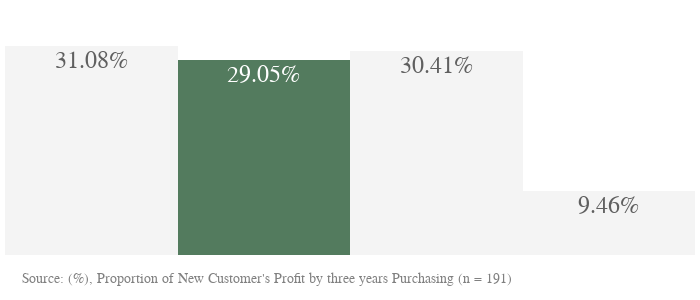

Source (notebook cell):
### Code cell
#Second Filter: Tenure

colors = ['#f3f3f3',] * 5
colors[1] = '#366442' #escuro

age_tenure = data_newC1[(data_newC1['age']>25.0)&(data_newC1['age']<=40.5)]


fig = go.Figure()
fig.add_trace(go.Histogram(
    x=age_tenure.tenure,
    y=age_tenure.past_3_years_bike_related_purchases,
    name='Target', # name used in legend and hover labels
    xbins=dict( # bins used for histogram
        start=age_tenure.tenure.min(),
        end=age_tenure.tenure.max(),
        size=5
    ),
    marker_color=colors,
    opacity=0.85,
    histnorm='percent',
    texttemplate="%{y:.2f}%",
    textfont=dict(family = 'Arial Black',
                  size = 24)
))
fig.update_layout(width=700, 
                  height=300, 
                  margin=dict(l=5,r=5,b=45,t=35,pad=4), 
                  paper_bgcolor="white", 
                  plot_bgcolor='white')

fig.add_annotation(text="Source: (%), Proportion of New Customer's Profit by three years Purchasing (n = 191)",
                    showarrow=False,
                    font=dict(size=13.5, color='gray', family='Arial'),
                    x = .38,
                    xanchor = 'center',
                    xref = 'paper',
                    y = -.15,
                    yanchor = 'bottom',
                    yref = 'paper')

fig.update_xaxes(showticklabels=False, showgrid=False)
fig.update_traces(hovertemplate="Total: %{y:.2f}% \n Age: %{x}", 
                  selector=dict(type='histogram'))
fig.update_yaxes(showticklabels=False, showgrid=False) # hide all the xticks

### Figure 1 — Plotly figure (JSON) as saved in the notebook; plotly's stock layout.template omitted (floating-point values rounded to 4 significant figures; data arrays with more than 128 entries replaced by an {"elided": "..."} marker saying what was removed)
{"data": [{"histnorm": "percent", "hovertemplate": "Total: %{y:.2f}% \n Age: %{x}", "marker": {"color": ["#f3f3f3", "#366442", "#f3f3f3", "#f3f3f3", "#f3f3f3"]}, "name": "Target", "opacity": 0.85, "textfont": {"family": "Arial Black", "size": 24}, "texttemplate": "%{y:.2f}%", "type": "histogram", "x": {"elided": "148 int values"}, "xbins": {"end": 17, "size": 5, "start": 1}, "y": {"elided": "148 int values"}}], "layout": {"annotations": [{"font": {"color": "gray", "family": "Arial", "size": 13.5}, "showarrow": false, "text": "Source: (%), Proportion of New Customer's Profit by three years Purchasing (n = 191)", "x": 0.38, "xanchor": "center", "xref": "paper", "y": -0.15, "yanchor": "bottom", "yref": "paper"}], "height": 300, "margin": {"b": 45, "l": 5, "pad": 4, "r": 5, "t": 35}, "paper_bgcolor": "white", "plot_bgcolor": "white", "width": 700, "xaxis": {"showgrid": false, "showticklabels": false}, "yaxis": {"showgrid": false, "showticklabels": false}}}
